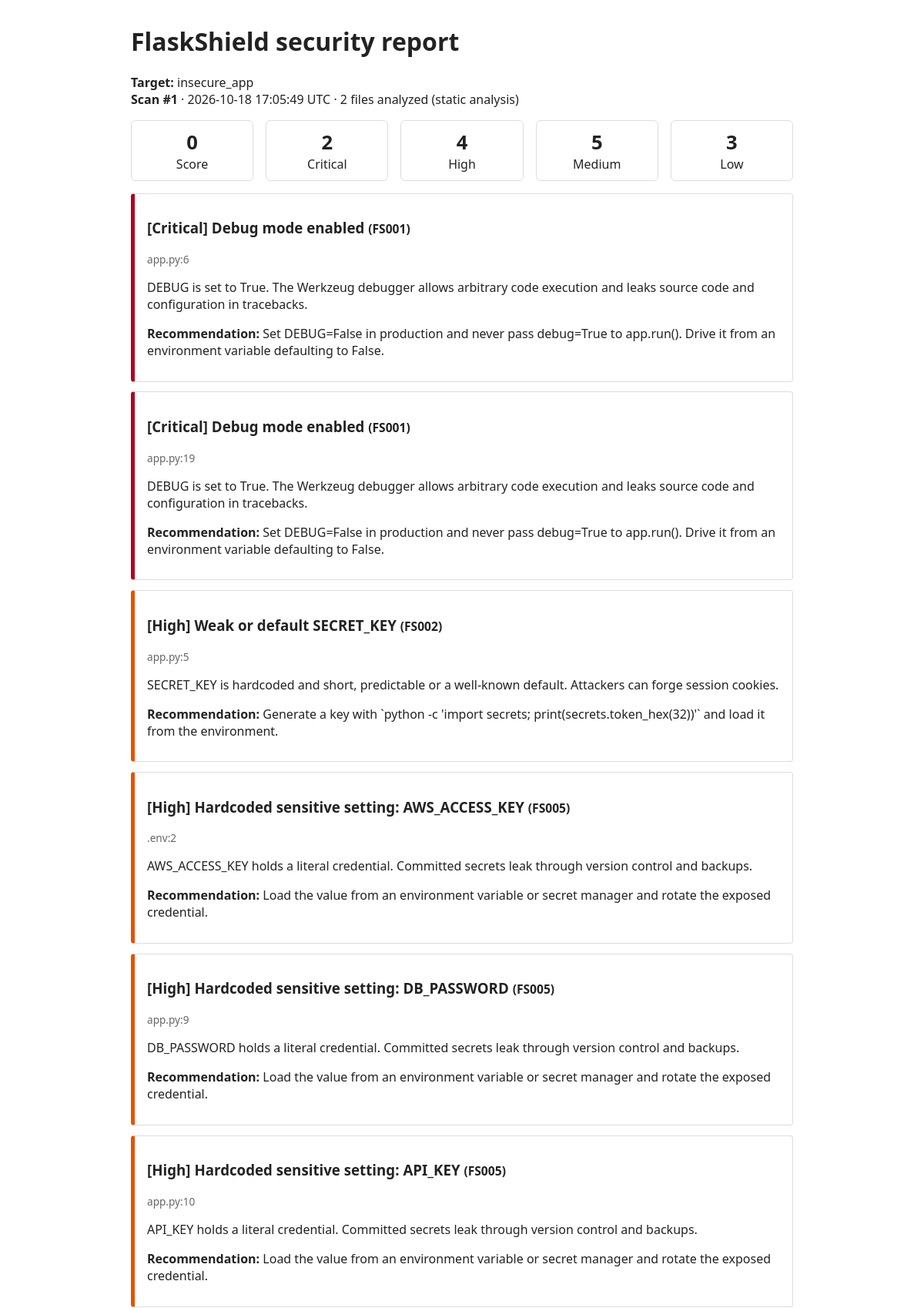
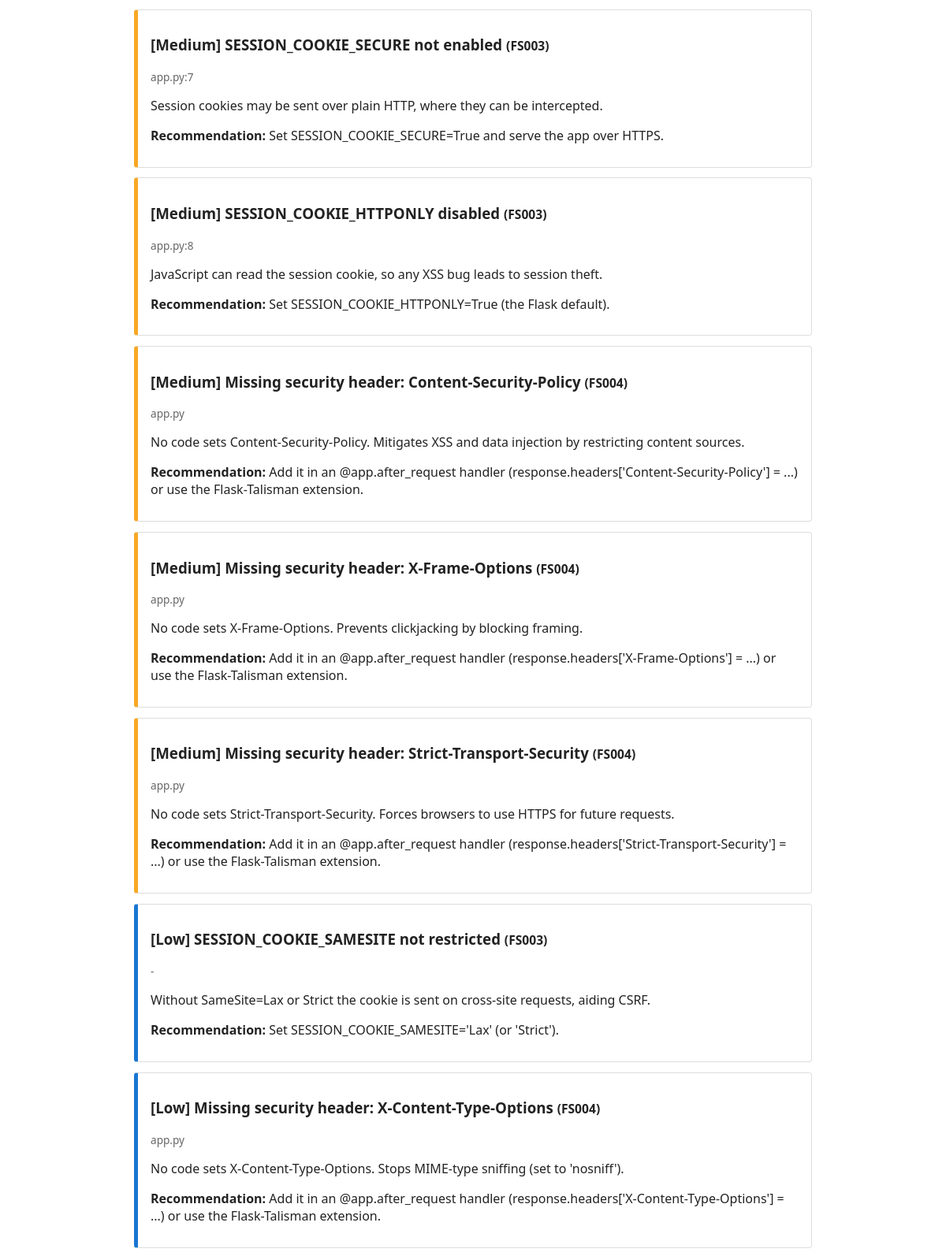
Page /scan/1/report (upper part) on the committed database (2 pictures, top to bottom).
### tables this page shows
CREATE TABLE scans (
    id INTEGER PRIMARY KEY AUTOINCREMENT,
    name TEXT NOT NULL,
    source TEXT NOT NULL,
    created_at TEXT NOT NULL DEFAULT (datetime('now')),
    files_scanned INTEGER NOT NULL DEFAULT 0,
    score INTEGER NOT NULL DEFAULT 100,
    critical INTEGER NOT NULL DEFAULT 0,
    high INTEGER NOT NULL DEFAULT 0,
    medium INTEGER NOT NULL DEFAULT 0,
    low INTEGER NOT NULL DEFAULT 0,
    errors TEXT NOT NULL DEFAULT ''
);

CREATE TABLE findings (
    id INTEGER PRIMARY KEY AUTOINCREMENT,
    scan_id INTEGER NOT NULL REFERENCES scans(id) ON DELETE CASCADE,
    rule_id TEXT NOT NULL,
    title TEXT NOT NULL,
    severity TEXT NOT NULL,
    file TEXT NOT NULL,
    line INTEGER NOT NULL,
    description TEXT NOT NULL,
    recommendation TEXT NOT NULL
);

### flaskshield/routes.py (the view)
@bp.get("/scan/<int:scan_id>/report")
def report(scan_id):
    scan, findings = _load(scan_id)
    html = render_template("report.html", scan=scan, findings=findings)
    return Response(html, mimetype="text/html", headers={
        "Content-Disposition": f'attachment; filename="flaskshield-report-{scan_id}.html"'})

### flaskshield/db.py (called while the page is built)
def get_db():
    if "db" not in g:
        g.db = sqlite3.connect(current_app.config["DATABASE"])
        g.db.row_factory = sqlite3.Row
        g.db.execute("PRAGMA foreign_keys = ON")
    return g.db

### flaskshield/routes.py (called while the page is built)
def _load(scan_id):
    db = get_db()
    scan = db.execute("SELECT * FROM scans WHERE id = ?", (scan_id,)).fetchone()
    if scan is None:
        abort(404)
    order = "CASE severity WHEN 'Critical' THEN 0 WHEN 'High' THEN 1 WHEN 'Medium' THEN 2 ELSE 3 END"
    findings = db.execute(
        f"SELECT * FROM findings WHERE scan_id = ? ORDER BY {order}, rule_id, id", (scan_id,)).fetchall()
    return scan, findings

### flaskshield/templates/report.html (shortened to what this page needs)
{% import "_findings.html" as ui %}
<!doctype html>
<html lang="en"><head><meta charset="utf-8">
</head><body>
<h1>FlaskShield security report</h1>
<p><strong>Target:</strong> {{ scan.name }}<br><strong>Scan #{{ scan.id }}</strong> · {{ scan.created_at }} UTC · {{ scan.files_scanned }} files analyzed (static analysis)</p>
<div class="cards">
<div><b>{{ scan.score }}</b>Score</div><div><b>{{ scan.critical }}</b>Critical</div>
<div><b>{{ scan.high }}</b>High</div><div><b>{{ scan.medium }}</b>Medium</div><div><b>{{ scan.low }}</b>Low</div></div>
{% for f in findings %}
<div class="f {{ f.severity|lower }}">
<h3>[{{ f.severity }}] {{ f.title }} <small>({{ f.rule_id }})</small></h3>
<div class="loc">{{ f.file }}{% if f.line %}:{{ f.line }}{% endif %}</div>
<p>{{ f.description }}</p><p><strong>Recommendation:</strong> {{ f.recommendation }}</p></div>
{% else %}<p>No issues detected.</p>{% endfor %}
</body></html>

### flaskshield/templates/report.html (style rules this page uses)
body { font-family:system-ui,sans-serif;max-width:860px;margin:2rem auto;padding:0 1rem;color:#222 }
.cards { display:flex;gap:1rem;margin:1rem 0 }
.cards div { flex:1;border:1px solid #ddd;border-radius:6px;padding:.6rem;text-align:center }
.cards b { display:block;font-size:1.6rem }
.f { border:1px solid #ddd;border-left:5px solid #888;border-radius:4px;padding:.8rem 1rem;margin:.8rem 0;page-break-inside:avoid }
.f.critical { border-left-color:#b00020 }
.f.high { border-left-color:#e65100 }
.f.medium { border-left-color:#f9a825 }
.f.low { border-left-color:#1976d2 }
.loc { color:#666;font-size:.85rem }

### rows in the picture
scans: name "insecure_app", id "1", created_at "2026-10-18 17:05:49", files_scanned "2", score "0", critical "2", high "4", medium "5", low "3"
findings: severity "Critical", title "Debug mode enabled", rule_id "FS001", file "app.py", line "6", description "DEBUG is set to True. The Werkzeug debugger allows arbitrary code execution and leaks source code and configuration in tracebacks.", recommendation "Set DEBUG=False in production and never pass debug=True to app.run(). Drive it from an environment variable defaulting to False."
findings: severity "Critical", title "Debug mode enabled", rule_id "FS001", file "app.py", line "19", description "DEBUG is set to True. The Werkzeug debugger allows arbitrary code execution and leaks source code and configuration in tracebacks.", recommendation "Set DEBUG=False in production and never pass debug=True to app.run(). Drive it from an environment variable defaulting to False."
findings: severity "High", title "Weak or default SECRET_KEY", rule_id "FS002", file "app.py", line "5", description "SECRET_KEY is hardcoded and short, predictable or a well-known default. Attackers can forge session cookies.", recommendation "Generate a key with `python -c 'import secrets; print(secrets.token_hex(32))'` and load it from the environment."
findings: severity "High", title "Hardcoded sensitive setting: AWS_ACCESS_KEY", rule_id "FS005", file ".env", line "2", description "AWS_ACCESS_KEY holds a literal credential. Committed secrets leak through version control and backups.", recommendation "Load the value from an environment variable or secret manager and rotate the exposed credential."
findings: severity "High", title "Hardcoded sensitive setting: DB_PASSWORD", rule_id "FS005", file "app.py", line "9", description "DB_PASSWORD holds a literal credential. Committed secrets leak through version control and backups.", recommendation "Load the value from an environment variable or secret manager and rotate the exposed credential."
findings: severity "High", title "Hardcoded sensitive setting: API_KEY", rule_id "FS005", file "app.py", line "10", description "API_KEY holds a literal credential. Committed secrets leak through version control and backups.", recommendation "Load the value from an environment variable or secret manager and rotate the exposed credential."
findings: severity "Medium", title "SESSION_COOKIE_SECURE not enabled", rule_id "FS003", file "app.py", line "7", description "Session cookies may be sent over plain HTTP, where they can be intercepted.", recommendation "Set SESSION_COOKIE_SECURE=True and serve the app over HTTPS."
findings: severity "Medium", title "SESSION_COOKIE_HTTPONLY disabled", rule_id "FS003", file "app.py", line "8", description "JavaScript can read the session cookie, so any XSS bug leads to session theft.", recommendation "Set SESSION_COOKIE_HTTPONLY=True (the Flask default)."
findings: severity "Medium", title "Missing security header: Content-Security-Policy", rule_id "FS004", file "app.py", description "No code sets Content-Security-Policy. Mitigates XSS and data injection by restricting content sources.", recommendation "Add it in an @app.after_request handler (response.headers['Content-Security-Policy'] = ...) or use the Flask-Talisman extension."
findings: severity "Medium", title "Missing security header: X-Frame-Options", rule_id "FS004", file "app.py", description "No code sets X-Frame-Options. Prevents clickjacking by blocking framing.", recommendation "Add it in an @app.after_request handler (response.headers['X-Frame-Options'] = ...) or use the Flask-Talisman extension."
findings: severity "Medium", title "Missing security header: Strict-Transport-Security", rule_id "FS004", file "app.py", description "No code sets Strict-Transport-Security. Forces browsers to use HTTPS for future requests.", recommendation "Add it in an @app.after_request handler (response.headers['Strict-Transport-Security'] = ...) or use the Flask-Talisman extension."
findings: severity "Low", title "SESSION_COOKIE_SAMESITE not restricted", rule_id "FS003", file "-", description "Without SameSite=Lax or Strict the cookie is sent on cross-site requests, aiding CSRF.", recommendation "Set SESSION_COOKIE_SAMESITE='Lax' (or 'Strict')."
findings: severity "Low", title "Missing security header: X-Content-Type-Options", rule_id "FS004", file "app.py", description "No code sets X-Content-Type-Options. Stops MIME-type sniffing (set to 'nosniff').", recommendation "Add it in an @app.after_request handler (response.headers['X-Content-Type-Options'] = ...) or use the Flask-Talisman extension."
